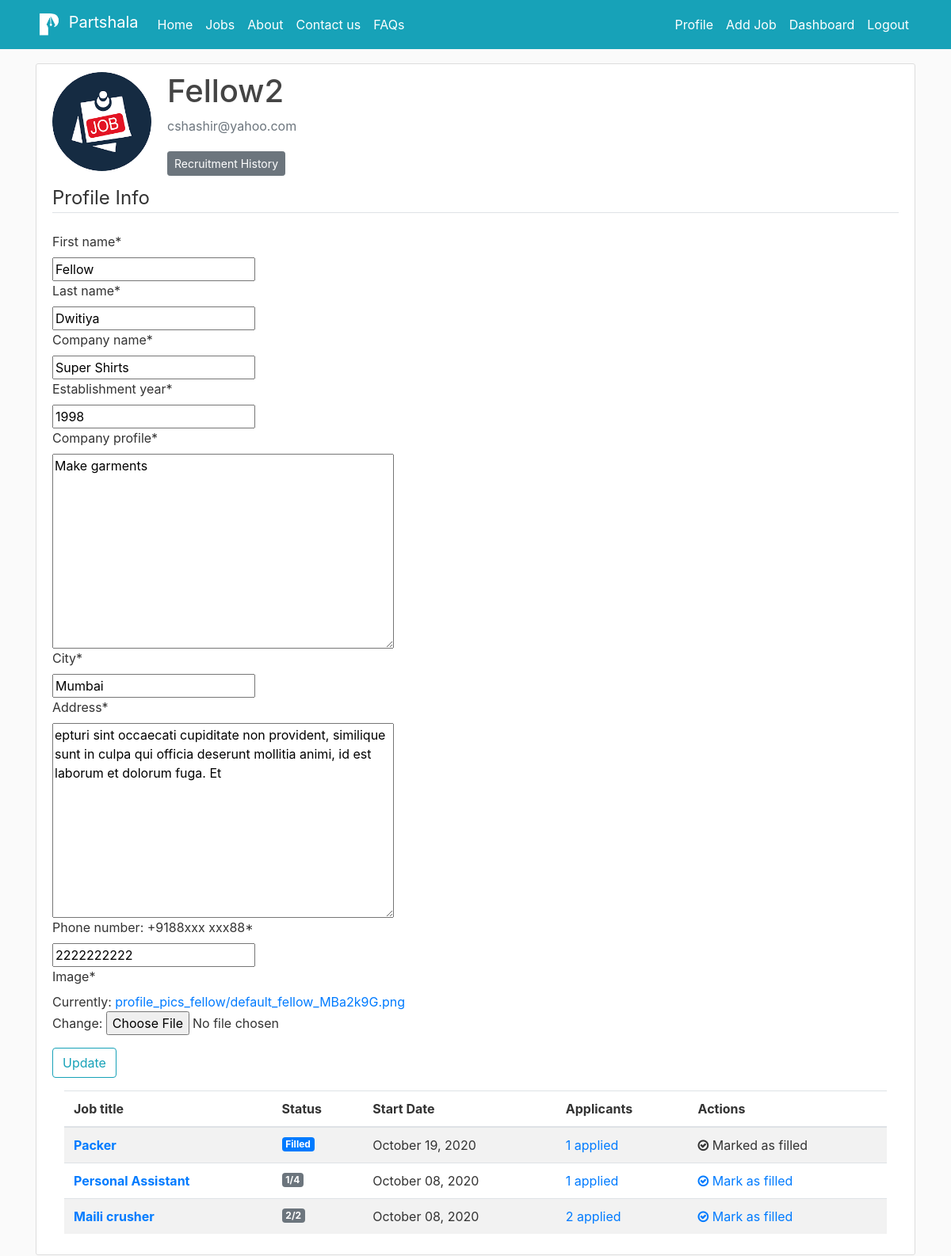
The page /profile-fellow/ (signed in) on the database as committed earlier.
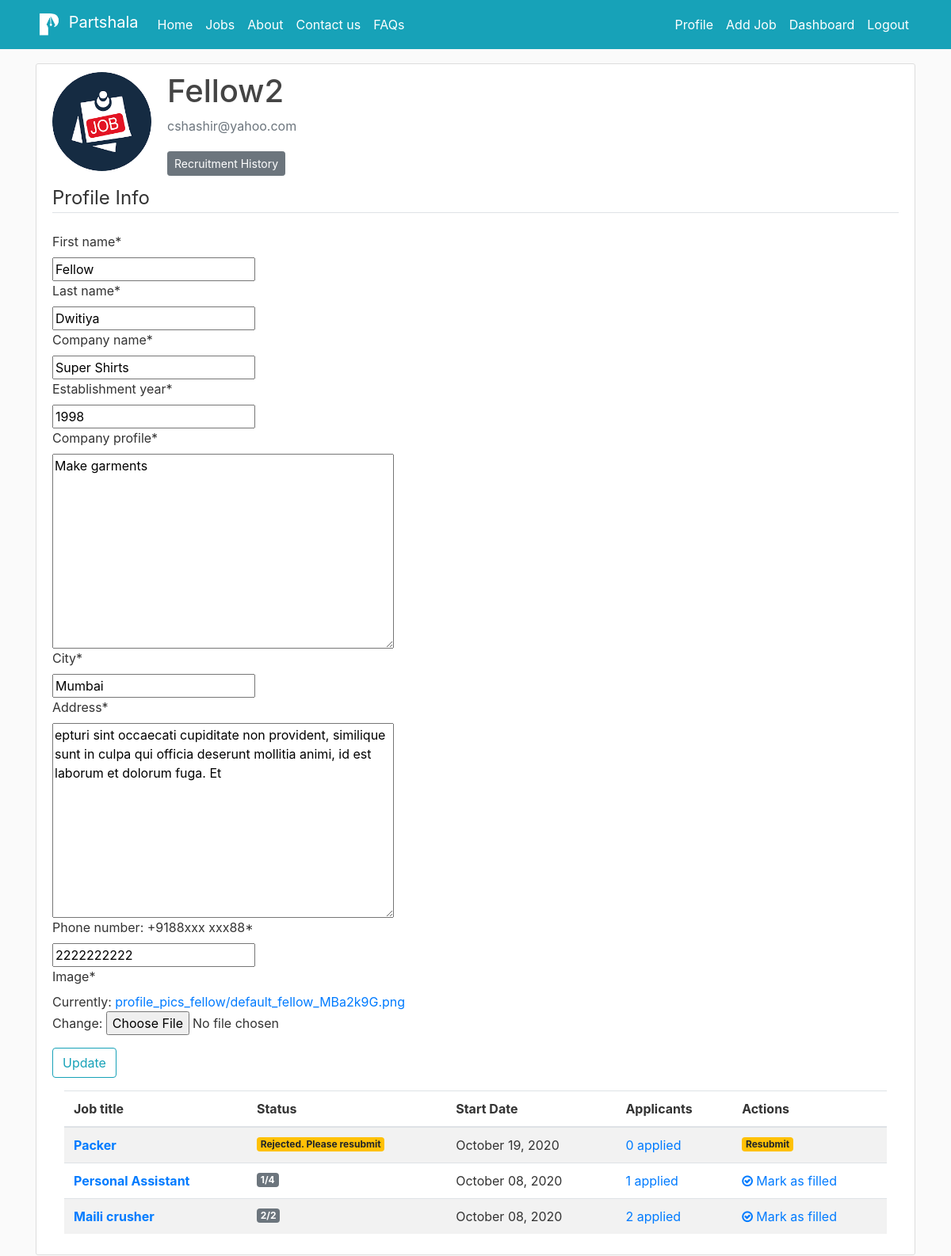
The same page on the database as committed later.
### users/models.py (models this page shows, shortened)
class User(AbstractUser):
    username = models.CharField(unique=True,max_length=30)
    email = models.EmailField(unique=True,max_length=75)
    is_fellow = models.BooleanField(default=False)
    is_associate = models.BooleanField(default=False)

class ProfileFellow(models.Model):
    fellow = models.OneToOneField(User, on_delete=models.CASCADE)
    company_name = models.CharField(default='', max_length=100)
    first_name = models.CharField(default='', max_length=15)
    last_name = models.CharField(default='', max_length=15)
    company_profile = models.TextField(default='')
    phone = PhoneNumberField( "Phone number: +9188xxx xxx88", unique=False,null=False, blank=False)
    image = models.ImageField(default='default_fellow.png', upload_to='profile_pics_fellow')
    estd = models.PositiveIntegerField("Establishment year", default='1998', blank=False, validators=[MaxValueValidator(9999)])
    is_fellow = models.BooleanField(default=True)
    city = models.CharField(max_length=15, default='')
    address = models.TextField(default='Reporting Address')
    fellow_avg_rating = models.DecimalField(default=3, max_digits=2, decimal_places=1)
    is_verified = models.BooleanField(default=False)
    note_by_partshala = models.TextField(default='')

### blog/models.py (models this page shows, shortened)
class Post(models.Model):
    job_title = models.CharField(max_length=100)
    job_description = models.TextField()
    skills_reqd = models.TextField(default='Skills expected')
    post_date = models.DateField(default=timezone.now)
    start_date = models.DateField("Start date: (yyyy-mm-dd)", auto_now_add=False, auto_now=False, blank=False,default=timezone.now)
    end_date = models.DateField("End date: (yyyy-mm-dd)", auto_now_add=False, auto_now=False, blank=False,default=timezone.now)
    start_time = models.TimeField("Start time: (HH:MM)", blank=False, null=True)
    end_time = models.TimeField("End time: (HH:MM)", blank=False, null=True)
    fellow = models.ForeignKey(User, on_delete=models.CASCADE)
    city = models.CharField(max_length=15, default='')
    vacancy = models.PositiveIntegerField(default=1, validators=[MaxValueValidator(50)])
    address = models.TextField(default='Reporting Address')
    stipend = models.IntegerField(default=0, blank=True)
    filled = models.BooleanField(default=False)
    is_verified = models.BooleanField(default=False)
    is_rejected = models.BooleanField(default=False)
    rejection_note = models.TextField(default='Resubmit')
    no_of_hirings = models.PositiveIntegerField(default=1, validators=[MaxValueValidator(100)])
    note_by_partshala = models.TextField(default='')
    def get_duration(self):
        duration = (self.end_date - self.start_date).days
        return duration
    duration = property(get_duration)
    def get_total(self):
        total = self.stipend*self.no_of_hirings
        return total
    total = property(get_total)

### users/views.py (the view)
# urls.py: path('', user_views.profile_fellow, name='profile_fellow'),
@login_required(login_url=reverse_lazy('login'))
def profile_fellow(request):
    if request.method == 'POST':
        u_form = FellowUpdateForm(request.POST, instance=request.user.profilefellow)
        p_form = FellowPicUpdateForm(request.POST, request.FILES, instance=request.user.profilefellow)
        if u_form.is_valid() and p_form.is_valid():
            u_form.save()
            p_form.save()
            messages.success(request, f'Your account has been updated!')
            return redirect('profile_fellow')
    else:
        u_form = FellowUpdateForm(instance=request.user.profilefellow)
        p_form = FellowPicUpdateForm(instance=request.user.profilefellow)
    logged_in_fellow_posts = Post.objects.filter(fellow=request.user).order_by('-post_date')
    context = {
        'u_form': u_form,
        'p_form': p_form,
        'logged_in_fellow_posts': logged_in_fellow_posts
    }
    return render(request, 'users/profile_fellow.html', context)

### users/forms.py
class FellowUpdateForm(forms.ModelForm):
    class Meta:
        model = ProfileFellow
        fields = ['first_name', 'last_name','company_name', 'estd', 'company_profile', 'city', 'address', 'phone']

class FellowPicUpdateForm(forms.ModelForm):
    class Meta:
        model = ProfileFellow
        fields = ['image']

### users/templates/users/profile_fellow.html (shortened to what this page needs)
{% extends "blog/base.html" %}
{% load crispy_forms_tags %}
{% load mathfilters %}
{% block content %}
	<div class="content-section">
		<div class="media">
		    <img class="rounded-circle account-img" src="{{ user.profilefellow.image.url }}">
		    <div class="media-body">
		      <h2 class="account-heading">{{ user.profilefellow.fellow }}</h2>
		      <p class="text-secondary">{{ user.email }}</p>
              <a class= "btn btn-secondary btn-sm mt-1 mb-1" href="{% url 'recruitment_history' %}">Recruitment History</a>
		    </div>
		</div>
		<form method= "POST" enctype='multipart/form-data'>
			<fieldset class= "form-group">
				<legend class= "border-bottom mb-4"> Profile Info</legend>
				{{ u_form| crispy }}
				{{ p_form| crispy }}
			</fieldset>
			<div class= "form-group">
				<button class= "btn btn-outline-info" type="submit"> Update</button>
			</div>
		</form>
		<div class="col-lg-12">
            <div class="table-responsive">
                <table class="table table-striped table-hover table-client-dashboard">
                    <thead>
                    <tr>
                        <th>Job title</th>
                        <th>Status</th>
                        <th>Start Date</th>
                        <th>Applicants</th>
                        <th>Actions</th>
                    </tr>
                    </thead>
                    <tbody>
                    {% for post in logged_in_fellow_posts %}
                        <tr>
                            <th><a href="{% url 'post-detail' post.id %}">{{ post.job_title }}</a></th>
                            <td>
                                {% if post.is_verified == False and post.is_rejected == False %}
                                    <span class="badge badge-success">Under review</span>
                                {% elif post.is_rejected %}
                                    <span class="badge badge-warning">Rejected. Please resubmit</span>
                                {% elif post.filled %}
                                    <span class="badge badge-primary">Filled</span>
                                {% else %}
                                    <span class="badge badge-secondary">{{ post.applicants.count }}/{{ post.vacancy }}</span>
                                {% endif %}
                            </td>
                            <td>{{ post.start_date|date:"F d, Y" }}</td>
                            <td>
                                <a href="{% url 'post_applications' post.id %}">{{ post.applicants.count}} applied</a>
                            </td>
                            <td>
                                {% if post.is_verified == False and post.is_rejected == False %}
                                    <span class="badge badge-success">Under review</span>
                                {% elif post.is_rejected %}
                                    <span class="badge badge-warning">{{ post.rejection_note }} </span>
                                {% elif post.filled %}
                                    <i class="fa fa-check-circle-o"></i>
                                    <span >Marked as filled</span>
                                {% else %}
                                    <a href="{% url 'post-mark-filled' post.id %}">
                                        <i class="fa fa-check-circle-o"></i>
                                        <span >Mark as filled</span>
                                    </a>
                                {% endif %}
                            </td>
                        </tr>
                    {% endfor %}
                    </tbody>
                </table>
            </div>
        </div>
	</div>
{% endblock content %}

### blog/templates/blog/base.html (shortened to what this page needs)
{% load static %}
<html>
<head>
    <link rel="stylesheet" href="https://maxcdn.bootstrapcdn.com/bootstrap/4.0.0/css/bootstrap.min.css">
    <link rel="stylesheet" href="https://cdnjs.cloudflare.com/ajax/libs/font-awesome/4.7.0/css/font-awesome.min.css">
	<link rel="stylesheet" href="{% static 'blog/main.css' %}">
</head>
<body>
	<header class="site-header">
	  <nav class="navbar navbar-expand-md navbar-dark bg-info fixed-top">
	    <div class="container">
	      <a class="navbar-brand" style="color: white" href="/">
		    <img src="/media/uploads/white_png.PNG" width="36" height="36" class="d-inline-block align-top" alt="" loading="lazy"> Partshala
		  </a>
	      <div class="collapse navbar-collapse" id="navbarNavDropdown">
	        <div class="navbar-nav mr-auto">
	          <a class="nav-item nav-link" style="color: white" href="{% url 'blog-home'%}">Home</a>
	          <a class="nav-item nav-link" style="color: white" href="{% url 'jobs'%}">Jobs</a>
	          <a class="nav-item nav-link" style="color: white" href="{% url 'about'%}">About</a>
	          <a class="nav-item nav-link" style="color: white" href="{% url 'contactus'%}">Contact us</a>
	          <a class="nav-item nav-link" style="color: white" href="{% url 'faqs'%}">FAQs</a>
	        </div>
	        <div class="navbar-nav">
	        	{% if user.is_authenticated %}
	        		{% if user.is_fellow %}
	        			<a class="nav-item nav-link" style="color: white" href="{% url 'profile_fellow' %}">Profile</a>
	        			{% if user.is_verified %}
	        				<a class="nav-item nav-link" style="color: white" href="{% url 'post-create' %}">Add Job</a>
	        				<a class="nav-item nav-link" style="color: white" href="{% url 'fellow_dashboard' %}">Dashboard</a>
	        			{% else %}
	        				<a class="nav-item nav-link" style="color: white" href="{% url 'profile_fellow' %}">Add Job</a>
	        				<a class="nav-item nav-link" style="color: white" href="{% url 'fellow_dashboard' %}">Dashboard</a>
                        {% endif %}
	        		{% else %}
	        			<a class="nav-item nav-link" style="color: white" href="{% url 'profile_associate' %}">Profile</a>
	        			<a class="nav-item nav-link" style="color: white" href="{% url 'associate_dashboard' %}">Dashboard</a>
	        		{% endif %}
	           		<a class="nav-item nav-link" style="color: white" href="{% url 'logout' %}">Logout</a>
	          	{% endif %}
	        </div>
	      </div>
	    </div>
	  </nav>
	</header>
	<main role="main" class="container">
	  <div class="row">
	    <div class="col-md-12">
	      {% block content %}{% endblock %}
	    </div>
	</main>
</body>
</html>

### blog/static/blog/main.css (style rules this page uses)
body { background: #fafafa; color: #333333; margin-top: 5rem; }
h1, h2, h3, h4, h5, h6 { color: #444444; }
.site-header .navbar-nav .nav-link { color: #cbd5db; }
.content-section { background: #ffffff; padding: 10px 20px; border: 1px solid #dddddd; border-radius: 3px; margin-bottom: 20px; }
.account-img { height: 125px; width: 125px; margin-right: 20px; margin-bottom: 16px; }
.account-heading { font-size: 2.5rem; }

Rows that differ between the two databases and show on the page:
changed Post "Packer": applicants.count "1" → "0"; rejection_note (not shown) → "Resubmit"; is_verified "Filled Marked as filled" → "Rejected. Please resubmit"
